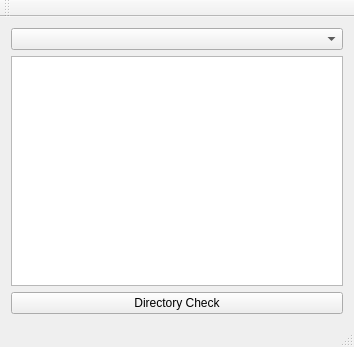
<?xml version="1.0" encoding="UTF-8"?>
<ui version="4.0">
 <class>MainWindow</class>
 <widget class="QMainWindow" name="MainWindow">
  <property name="geometry">
   <rect>
    <x>0</x>
    <y>0</y>
    <width>354</width>
    <height>347</height>
   </rect>
  </property>
  <property name="windowTitle">
   <string>QDir</string>
  </property>
  <widget class="QWidget" name="centralWidget">
   <layout class="QVBoxLayout" name="verticalLayout_2">
    <item>
     <layout class="QVBoxLayout" name="verticalLayout">
      <item>
       <widget class="QComboBox" name="comboBox"/>
      </item>
      <item>
       <widget class="QListWidget" name="listWidget"/>
      </item>
      <item>
       <widget class="QPushButton" name="pushButton">
        <property name="text">
         <string>Directory Check</string>
        </property>
       </widget>
      </item>
     </layout>
    </item>
   </layout>
  </widget>
  <widget class="QMenuBar" name="menuBar">
   <property name="geometry">
    <rect>
     <x>0</x>
     <y>0</y>
     <width>354</width>
     <height>22</height>
    </rect>
   </property>
  </widget>
  <widget class="QToolBar" name="mainToolBar">
   <attribute name="toolBarArea">
    <enum>TopToolBarArea</enum>
   </attribute>
   <attribute name="toolBarBreak">
    <bool>false</bool>
   </attribute>
  </widget>
  <widget class="QStatusBar" name="statusBar"/>
 </widget>
 <layoutdefault spacing="6" margin="11"/>
 <resources/>
 <connections/>
</ui>
